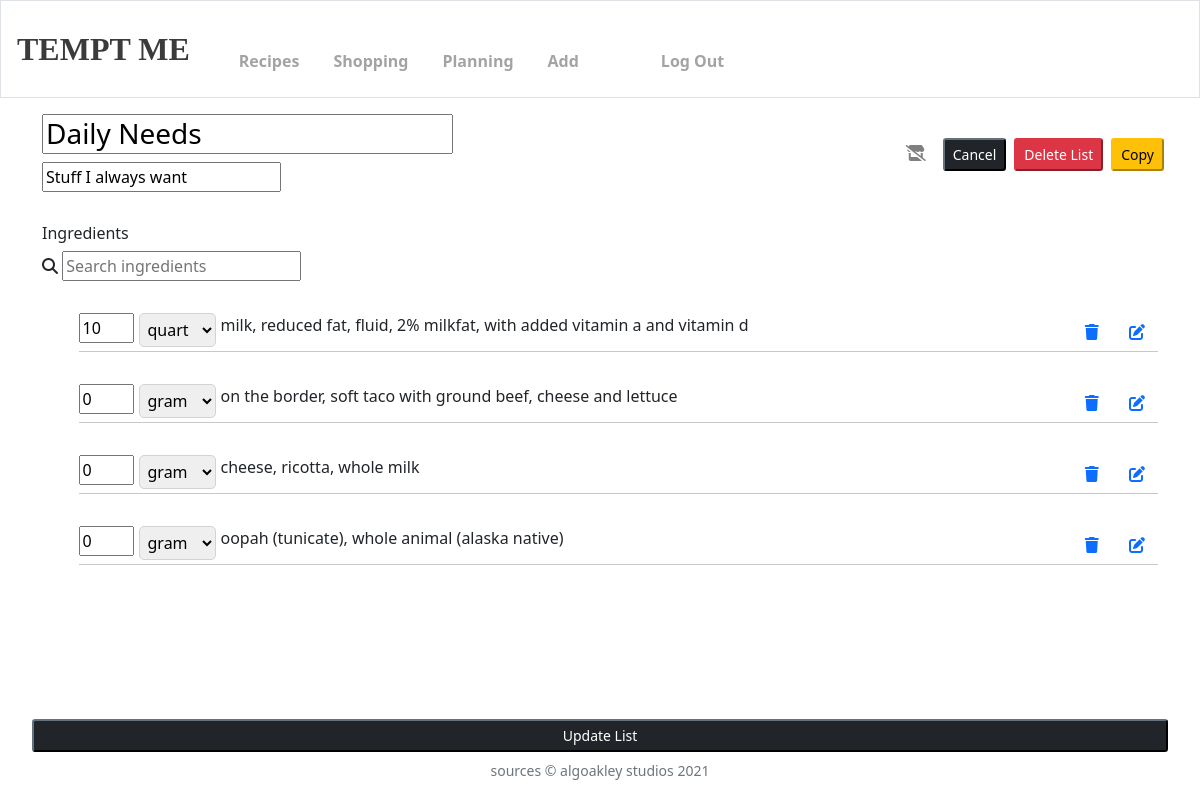
The app's page /recipes/1/update_shopping_list/ (signed in) with its own data.
### recipes/models.py (models this page shows, shortened)
class CommonInfo(models.Model):
    name = models.CharField(max_length = 256)
    description = models.CharField(max_length = 1024, null = True, blank = True)
    user = models.ForeignKey(User, on_delete=models.SET_NULL, null=True, blank=True)
    class Meta:
        abstract = True

class ShoppingList(CommonInfo):
    def get_ingquants(self):
        return IngQuant.objects.filter(shopping_list = self.id)

class IngQuant(models.Model):
    ingredient = models.ForeignKey(Ingredient, on_delete = models.CASCADE, related_name = 'ingredients')
    quantity = models.DecimalField(max_digits = 32, decimal_places = 8, default = 0)
    recipe = models.ForeignKey(Recipe, on_delete = models.CASCADE, null = True, blank = True, related_name = 'ingquants')
    shopping_list = models.ForeignKey(ShoppingList, on_delete = models.CASCADE, null = True, blank = True, related_name = 'ingquants')
    meal_plan = models.ForeignKey(MealPlan, on_delete = models.CASCADE, null = True, blank = True, related_name = 'ingquants')
    unit = models.CharField(
        max_length = 13,
        choices = UNIT_CHOICES,
        default = "GRAM"
    )

class Ingredient(models.Model):
    ingredient = models.CharField(max_length = 256, unique = True)
    user = models.ForeignKey(User, on_delete= models.CASCADE, null=True, blank=True)
    category = models.CharField(
        max_length = 256,
        choices = CATEGORY_CHOICES,
        default = "OTHER"
    )
    typical_serving_size = models.DecimalField(max_digits = 20, decimal_places = 3, null = True, blank = True, default = 0)
    typical_serving_unit = models.CharField(max_length = 50, null = True, blank = True, default = "undefined")
    weight_per_serving = models.DecimalField(max_digits = 20, decimal_places = 3, null = True, blank = True, default = 0)
    def __nutrient_field():
        return models.DecimalField(max_digits = 20, decimal_places = 3, default = 0)
    protein = __nutrient_field()
    fat = __nutrient_field()
    carbs = __nutrient_field()
    calories = __nutrient_field()
    sugar = __nutrient_field()
    fiber = __nutrient_field()
    sodium = __nutrient_field()
    cholesterol = __nutrient_field()
    transfats = __nutrient_field()
    satfats = __nutrient_field()
    monounsatfats = __nutrient_field()
    polyunsatfats = __nutrient_field()
    def __str__(self):
        return self.ingredient

### recipes/views.py (the view)
# urls.py: path('<int:recipe_id>/update_shopping_list/', views.update_shopping_list, name='update_shopping_list'),
@login_required
def update_shopping_list(request, recipe_id):
    return display_edit(request, recipe_id, 'shopping_list')

### recipes/views.py (called while the page is built, shortened)
def get_components(recipe):
    components = []
    ingquants = recipe.get_ingquants()
    for ingquant in ingquants:
        form = UnitForm(initial={'choose_unit': ingquant.unit.upper()}, prefix="name_" + str(ingquant.id))
        components.append((ingquant, form))
    return components

@login_required
def display_edit(request, object_id, model_name):
    ctx = {
        'unit_choices': UNIT_CHOICES,
        'category_choices': CATEGORY_CHOICES,
        'model': model_name,
        'edit': True,
    }
    if model_name == 'plan':
        return display_edit_plan(request, object_id)
    elif model_name == 'shopping_list':
        model = ShoppingList
        ctx['list_id'] = object_id
    else:
        model = Recipe
    recipe = model.objects.get(pk = object_id)
    ctx['recipe'] = recipe
    ctx['recipe_id'] = recipe.id
    ctx["components"] = get_components(recipe)
    ingredients = None
    if model == Recipe:
        return render(request, 'recipes/edit_recipe.html', context = ctx)
    else:
        return render(request, 'recipes/edit_shopping_list.html', context = ctx)

### recipes/templates/recipes/edit_shopping_list.html (shortened to what this page needs)
{% extends 'base.html' %}
{% block main %}
{% load recipe_extras %}
    <div class='right-align'>
        <div class='row'>
            <div class='col g-1'>
                {% include 'recipes/shop_edit_buttons.html' %}
                    {% get_status 'shop' 'shopping_list' recipe.id request as shop_status %}
            </div>
        </div>
    </div>
    <form action="{% url 'recipes:record_shopping_list' recipe_id %}" method="post">
        <div class='fixed-bottom'>
            <input type="submit" id="edit_list" value="Update List" class='btn-sm btn-dark btn-block w-100'>
        </div>
        <h3>
            {% if recipe.name %}
                <input type='text' name='name' value='{{ recipe.name|title }}' autocomplete='off'>
            {% else %}
                <input type='text' name='name' placeholder="List name" autocomplete='off'>
            {% endif %}
        </h3>
        {% if recipe.description %}
            <input type='text' name='description' value='{{ recipe.description }}' autocomplete='off'>
        {% else %}
            <input type='text' name='description' placeholder="A short description" autocomplete='off'>
        {% endif %}
        <div class='row'>
        </div>
        {% include 'recipes/update_ing_list.html' %}
    </form>
{% endblock %}

### recipes/templates/recipes/added_ingredients_list.html (shortened to what this page needs)
{% for component in components %}
    <div class='row p-0.5 g-0 indented'>
        <div class='col-sm-auto'>
            <input type="number" step='.01' name='quantity_{{ component.0.id }}' value = "{{ component.0.quantity|floatformat }}" class="num-input">
        </div>
        <div class='col-sm-auto'>
            {{ component.1 }}
        </div>
        <div class='col'>
            {{ component.0.ingredient }}
        </div>
        <div class='col-sm-auto'>
            <button type="button" name='rem_{{ component.0.id }}' id='rem_{{ component.0.id }}' class="btn btn-link"><i class="fas fa-trash"></i></button>
            <button type="button" class="btn btn-link" data-bs-toggle="modal" data-bs-target="#modal_{{ component.0.id }}"><i class="fas fa-edit"></i></button>
        </div>
        <hr>
    </div>
{% endfor %}

### static/styles.css (style rules this page uses)
*, *::before, *::after { box-sizing: border-box; }
.indented { padding-left: 4ch; }
.fixed-bottom { position: fixed; z-index: 99; padding:1em 2em 3em 2em; }
.right-align { float:right; }
.row { padding-top:1em; }
.num-input { width:6ch; }
select { padding: 4px; margin-right: 5px; margin-left: 5px; }
select, .recipe-search { border: solid lightgray 1px; border-radius: 5px; }

### records on screen
ShoppingList: name "Daily Needs", description "Stuff I always want"
IngQuant: quantity "10", ingredient.ingredient "milk, reduced fat, fluid, 2% milkfat, with added vitamin a and vitamin d"
IngQuant: quantity "0", ingredient.ingredient "on the border, soft taco with ground beef, cheese and lettuce"
IngQuant: quantity "0", ingredient.ingredient "cheese, ricotta, whole milk"
IngQuant: quantity "0", ingredient.ingredient "oopah (tunicate), whole animal (alaska native)"
